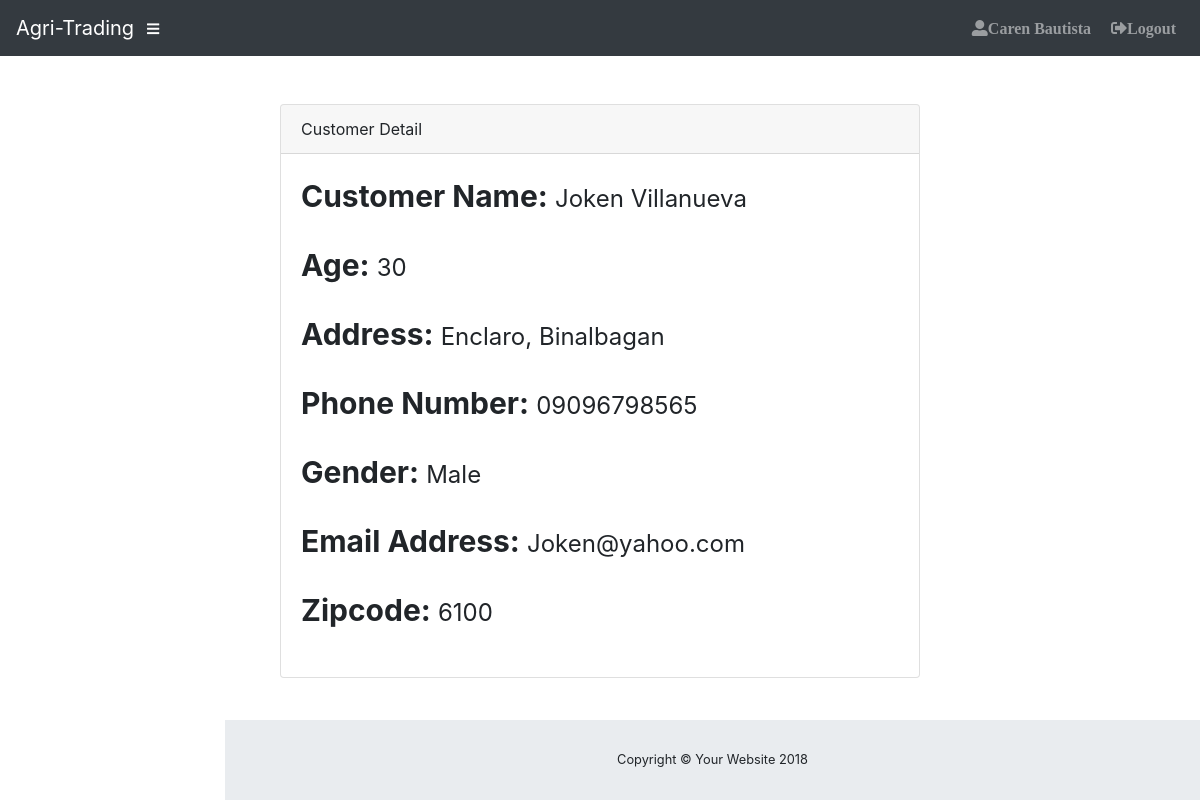
The app's page /admin/customerdetail.php?id=1, older data.
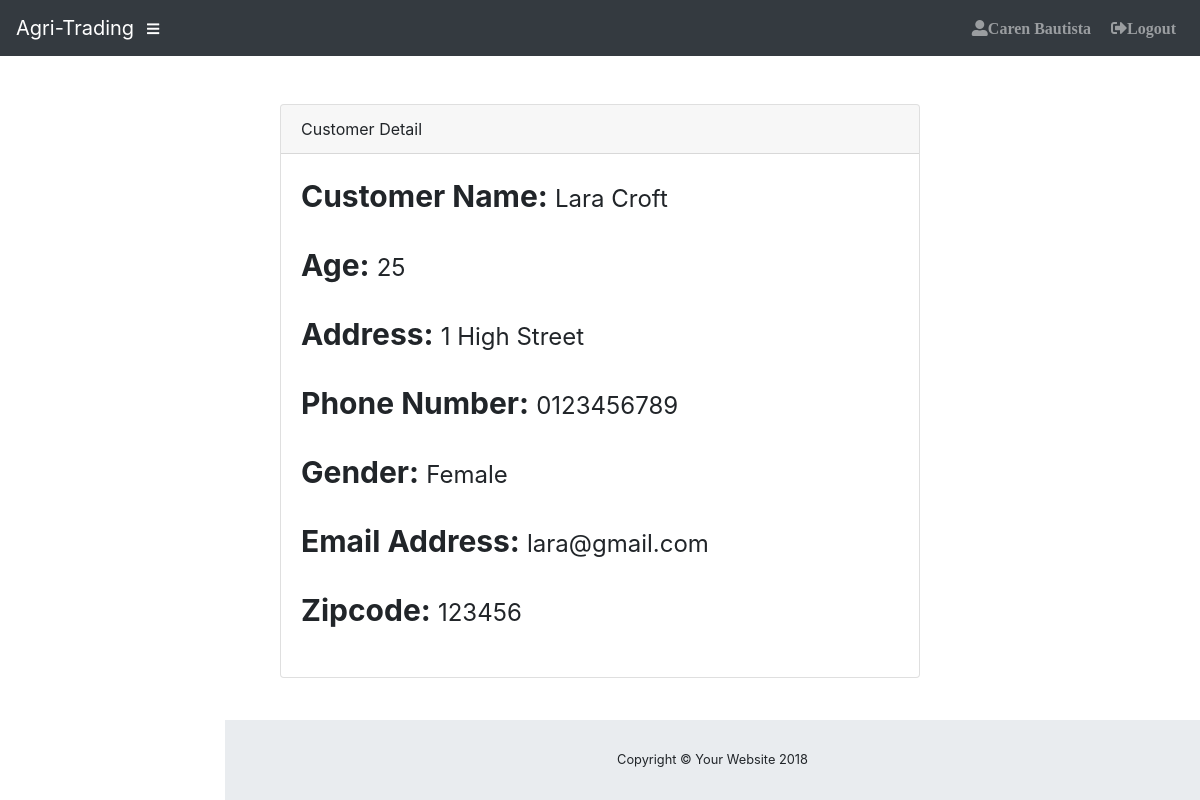
The same page, newer data.
### tables this page shows
CREATE TABLE `tblcustomer` (
  `C_ID` int(50) NOT NULL,
  `C_FNAME` varchar(50) NOT NULL,
  `C_LNAME` varchar(50) NOT NULL,
  `C_AGE` int(2) NOT NULL,
  `C_ADDRESS` text NOT NULL,
  `C_PNUMBER` varchar(50) NOT NULL,
  `C_GENDER` varchar(50) NOT NULL,
  `C_EMAILADD` varchar(50) NOT NULL,
  `ZIPCODE` varchar(50) NOT NULL,
  `username` varchar(50) NOT NULL,
  `password` longtext NOT NULL
);

### admin/customerdetail.php (the view, shortened to what this page needs)
<?php include('../includes/connection.php');?>
<?php include 'theme/header.php'; ?>
<?php
$query = 'SELECT C_ID,concat(C_FNAME," ",C_LNAME)as name,C_AGE,C_ADDRESS,C_PNUMBER,C_GENDER,C_EMAILADD,ZIPCODE FROM tblcustomer
              WHERE
              C_ID ='.$_GET['id'];
            $result = mysqli_query($db, $query) or die(mysqli_error($db));
              while($row = mysqli_fetch_array($result))
              {
               $i = $row['name'];
               $b = $row['C_AGE'];
               $d = $row['C_ADDRESS'];
                $p = $row['C_PNUMBER'];
               $g = $row['C_GENDER'];
               $e = $row['C_EMAILADD'];
               $z = $row['ZIPCODE'];
              }
?>
               <div class="container">
      <div class="card card-register mx-auto mt-5">
        <div class="card-header">Customer Detail</div>
        <div class="card-body">
            <tr>
              <td align="center" width="20%"><b style="font-size: 30px">Customer Name: </b></td>
              <td align="center" width="20%">
                <a style="font-size: 24px"><?php echo $i; ?></a>
              </td>
            </tr>
        <br>
        <br>
         <tr>
              <td align="center" width="20%"><b style="font-size: 30px">Age: </b></td>
              <td align="center" width="20%">
                <a style="font-size: 24px"><?php echo $b; ?></a>
              </td>
            </tr>
        <br>
        <br>
         <tr>
               <td align="center" width="20%"><b style="font-size: 30px">Address: </b></td>
              <td align="center" width="20%">
                <a style="font-size: 24px"><?php echo $d; ?></a>
              </td>
            </tr>
        <br>
        <br>
         <tr>
               <td align="center" width="20%"><b style="font-size: 30px">Phone Number: </b></td>
              <td align="center" width="20%">
                <a style="font-size: 24px"><?php echo $p; ?></a>
              </td>
            </tr>
        <br>
        <br>
         <tr>
               <td align="center" width="20%"><b style="font-size: 30px">Gender: </b></td>
              <td align="center" width="20%">
                <a style="font-size: 24px"><?php echo $g; ?></a>
              </td>
            </tr>
        <br>
        <br>
         <tr>
              <td align="center" width="20%"><b style="font-size: 30px">Email Address: </b></td>
              <td align="center" width="20%">
                <a style="font-size: 24px"><?php echo $e; ?></a>
              </td>
            </tr>
        <br>
        <br>
        <tr>
           <td align="center" width="20%"><b style="font-size: 30px">Zipcode: </b></td>
              <td align="center" width="20%">
                <a style="font-size: 24px"><?php echo $z; ?></a>
              </td>
            </tr>
        <br>
        <br>
                    </div>
                </div>
                </div>
<?php include 'theme/footer.php'; ?>

### admin/theme/header.php (shortened to what this page needs)
<!DOCTYPE html>
<html lang="en">
  <head>
    <link href="vendor/bootstrap/css/bootstrap.min.css" rel="stylesheet">
    <link href="vendor/fontawesome-free/css/all.min.css" rel="stylesheet" type="text/css">
    <link href="vendor/datatables/dataTables.bootstrap4.css" rel="stylesheet">
    <link href="css/sb-admin.css" rel="stylesheet">
     <link href="css/cart_style.css" rel="stylesheet">
  </head>
  <body id="page-top">
    <nav class="navbar navbar-expand navbar-dark bg-dark static-top">
      <a class="navbar-brand mr-1" href="index.php">Agri-Trading</a>
      <button class="btn btn-link btn-sm text-white order-1 order-sm-0" id="sidebarToggle" href="#">
        <i class="fas fa-bars"></i>
      </button>
      <ul class="navbar-nav ml-auto ml-md-0">
        <li class="nav-item dropdown no-arrow mx-1">
             <?php
     if (isset($_SESSION['userid'])) {
       if ($_SESSION['position']=='Admin'){
      echo '<a class="nav-link " href="admin.php"><i class=" fas fa-user-circle" >'.$_SESSION['fname'].' '.$_SESSION['lname'].'</i></a>';
      }
     }else{
      echo '<a class="nav-link " href="admin.php"><i class="fas fa-user-alt ">Caren Bautista</i></a>';
     }
      ?>
        </li>
          <a class="nav-link " href="#" data-toggle="modal" data-target="#logoutModal"><i class=" fas fa-sign-out-alt" >Logout</i></a>
      </ul>
    </nav>

### admin/theme/footer.php (shortened to what this page needs)
        <footer class="sticky-footer">
          <div class="container my-auto">
            <div class="copyright text-center my-auto">
              <span>Copyright © Your Website 2018</span>
            </div>
          </div>
        </footer>
  </body>
</html>

### admin/css/sb-admin.css (style rules this page uses)
html { position: relative; min-height: 100%; }
body { height: 100%; }
:root { --input-padding-x: 0.75rem; --input-padding-y: 0.75rem; }
.card-register { max-width: 40rem; }
footer.sticky-footer { display: -webkit-box; display: -ms-flexbox; display: flex; position: absolute; right: 0; bottom: 0; width: calc(100% - 90px); height: 80px; background-color: #e9ecef; }
footer.sticky-footer .copyright { line-height: 1; font-size: 0.8rem; }
@media (min-width: 768px) { footer.sticky-footer { width: calc(100% - 225px); } }

Row changes from the older to the newer data that the page shows:
changed tblcustomer: C_AGE "30" → "25"; C_ADDRESS "Enclaro, Binalbagan" → "1 High Street"; C_PNUMBER "09096798565" → "0123456789"; C_GENDER "Male" → "Female"; C_EMAILADD "Joken@yahoo.com" → "lara@gmail.com"; ZIPCODE "6100" → "123456"
Text that changed along with them:
$i: "Joken Villanueva" → "Lara Croft"
